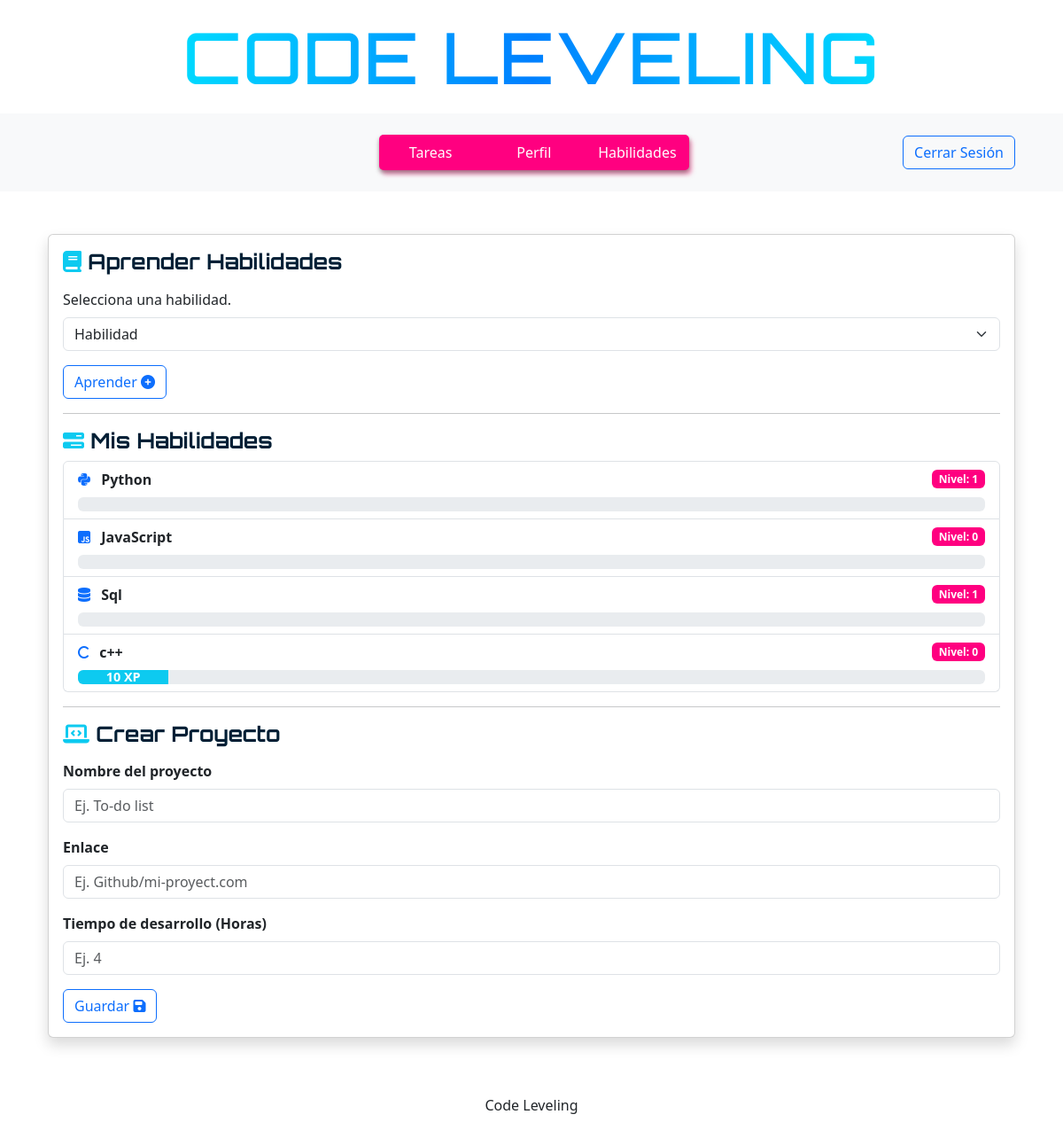
Page /habilidades (signed in) on the earlier database version.
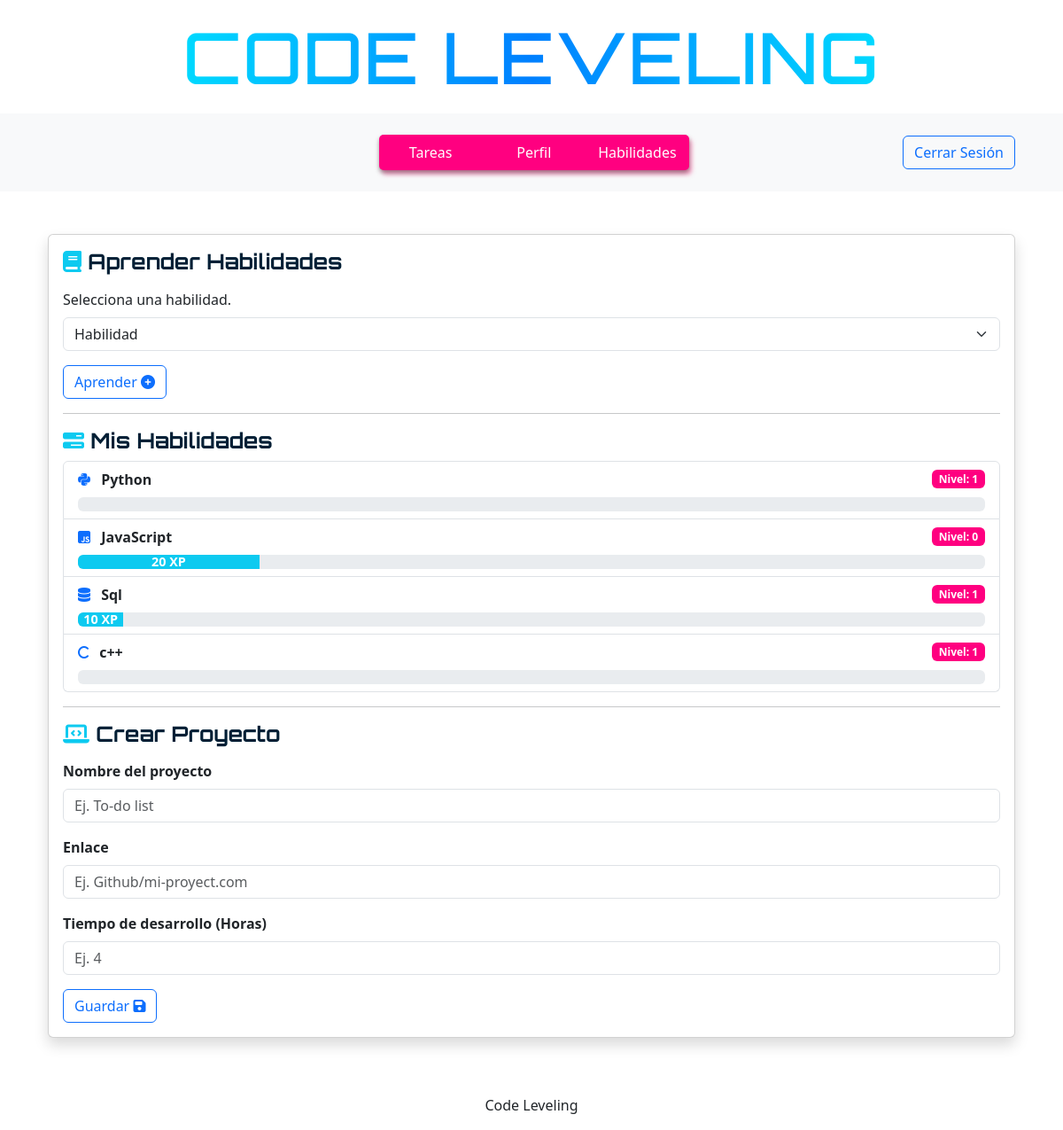
Same page on the later database version.
### tables this page shows
CREATE TABLE users_skills (
id INTEGER PRIMARY KEY AUTOINCREMENT,
user_id INTEGER NOT NULL,
skill_id INTEGER NOT NULL,
level INTEGER DEFAULT 0,
xp INTEGER DEFAULT 0,
xp_max INTEGER DEFAULT 100,
FOREIGN KEY (user_id) REFERENCES users(id),
FOREIGN KEY (skill_id) REFERENCES skills(id),
UNIQUE (user_id, skill_id)
);

CREATE TABLE skills (
id INTEGER PRIMARY KEY AUTOINCREMENT,
name TEXT NOT NULL,
icon TEXT);

### app.py (the view)
@app.route("/habilidades")
@login_required
def habilidades():
    skill_cat = execute_db("SELECT * FROM skills;",result=True)
    skills = execute_db("SELECT s.name, s.icon, us.level, us.xp, us.xp_max FROM users_skills us JOIN skills s ON us.skill_id = s.id WHERE us.user_id = ?", param=(session["user_id"],),result=True)
    return render_template("habilidades.html", skills=skills, skill_cat=skill_cat)

### helpers.py (called while the page is built)
def login_required(f):
    @wraps(f)
    def decorated_function(*args, **kwargs):
        if session.get("user_id") ==  None:
            return redirect("/login")
        return f(*args, **kwargs)
    return decorated_function

def execute_db(query, param=(),result = False):
    connection = sqlite3.connect('leveling.db')
    connection.row_factory = sqlite3.Row
    db = connection.cursor()
    db.execute(query,param)
    rows = None
    if result == True:
        rows = db.fetchall()
    connection.commit()
    connection.close()
    return rows

### templates/habilidades.html (shortened to what this page needs)
{% extends "layout.html" %}
{% block body %}
<div class="container d-flex justify-content-center my-5">
    <div class="card shadow" style="width:100%;">
        <div class="card-body">
            <h4 class="card-title letter-1 mb-3"><i class="fa-solid fa-book text-info" ></i> Aprender Habilidades</h4>
            <form action="/habilidades/aprender" method="POST">
                <div class="mb-3">
                    <label for="skill_selector" class="form-label">Selecciona una habilidad.</label>
                    <select class="form-select" id="skill_selector" name="skill_id">
                        <option selected disabled> Habilidad </option>
                    </select>
                </div>
                <button type="submit" class="btn btn-outline-primary btn-p">Aprender <i class="fa-solid fa-circle-plus"></i></button>
            </form>
            <hr>
            <h4 class="card-title letter-1"><i class="fa-solid fa-bars-progress text-info"></i> Mis Habilidades</h4>
            <div  class="mb-3">
                <ul class="list-group">
                    {% for skill in skills %}
                    <li class="list-group-item">
                        <div class="d-flex justify-content-between align-items-center">
                            <div>
                                <i class="{{skill.icon}} text-primary me-2"></i>
                                <strong>{{skill.name}}</strong>
                            </div>
                            <span class="badge" style="background-color:#FF0080;">Nivel: {{skill.level}}</span>
                        </div>
                        <div class="progress mt-2">
                            <div class="progress-bar bg-info" role="progressbar" style="width: {{skill.xp/skill.xp_max*100 | round}}%" aria-valuenow="{{skill.xp}}" aria-valuemin="0" aria-valuemax="{{skill.xp_max}}">
                                {{skill.xp}} XP
                            </div>
                        </div>
                    </li>
                    {% endfor %}
                </ul>
            </div>
            <hr>
            <h4 class="card-title letter-1 mb-3"><i class="fa-solid fa-laptop-code text-info"></i> Crear Proyecto</h4>
            <form action="/habilidades/proyectos" method="POST">
                <div class="mb-3">
                    <label class="form-label" for="p_name"><strong>Nombre del proyecto</strong></label>
                    <input class="form-control" id="p_name" name="pj_name" type="text" placeholder="Ej. To-do list">
                </div>
                <div class="mb-3">
                    <label class="form-label" for="p_link"><strong>Enlace</strong></label>
                    <input class="form-control" id="p_link" name="pj_link" type="url" placeholder="Ej. Github/mi-proyect.com">
                </div>
                <div class="mb-3">
                    <label class="form-label" for="p_time"><strong>Tiempo de desarrollo (Horas)</strong></label>
                    <input class="form-control" id="p_time" name="pj_time" type="number" placeholder="Ej. 4">
                </div>
                <button class="btn btn-outline-primary btn-p">Guardar <i class="fa-solid fa-floppy-disk"></i></button>
            </form>
        </div>
    </div>
</div>
{% endblock %}

Differences in the rows shown:
changed users_skills "JavaScript": xp (not shown) → "20"
changed users_skills "Sql": xp (not shown) → "10"
changed users_skills (number 4 of 4 on the later page): level "0" → "1"; xp "10" → (not shown)
